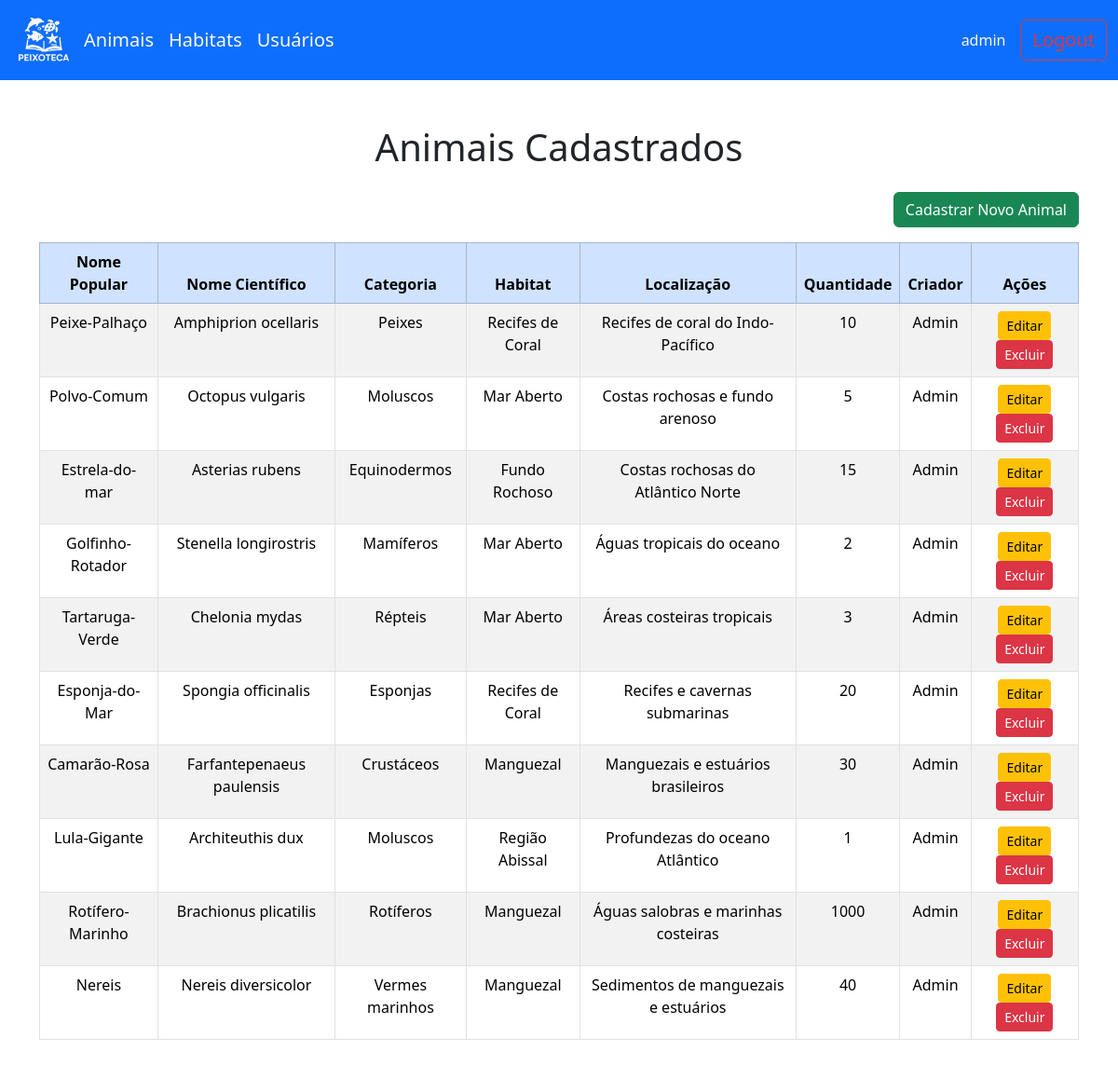
/animais/index.php (signed in), run on the app's committed database.
### tables this page shows
CREATE TABLE `animais` (
  `id` integer PRIMARY KEY AUTO_INCREMENT,
  `nome_popular` varchar(255) NOT NULL,
  `nome_cientifico` varchar(255) NOT NULL,
  `id_categoria` integer NOT NULL,
  `id_criador` integer NOT NULL,
  `id_habitat` integer NOT NULL,
  `localizacao` text NOT NULL,
  `quantidade` integer NOT NULL
);

CREATE TABLE `categorias` (
  `id` integer PRIMARY KEY AUTO_INCREMENT,
  `descricao` varchar(255) NOT NULL
);

CREATE TABLE `habitats` (
  `id` integer PRIMARY KEY AUTO_INCREMENT,
  `descricao` varchar(255) NOT NULL
);

CREATE TABLE `usuarios` (
  `id` integer PRIMARY KEY AUTO_INCREMENT,
  `nome` varchar(255) NOT NULL,
  `login` varchar(255) NOT NULL,
  `senha` varchar(255) NOT NULL
);

### helpers.php (called while the page is built, shortened)
<?php
    function usuarioEstaLogado(): bool {
        return (isset($_SESSION['usuario_logado']) && empty($_SESSION['usuario_logado']) == false);
    }
?>

### animais/index.php (the view)
<?php
include "../components/header.php";
include "../components/nav.php";
require_once "../db/conn.php";
require_once "../helpers.php";
$usuario_logado = usuarioEstaLogado();
$sql = "SELECT a.*,
               c.descricao AS categoria,
               h.descricao AS habitat,
               u.nome AS criador
        FROM animais a
        JOIN categorias c ON a.id_categoria = c.id
        JOIN habitats h ON a.id_habitat = h.id
        JOIN usuarios u ON a.id_criador = u.id";
$animais = $pdo->query($sql)->fetchAll(PDO::FETCH_ASSOC);
?>
<div class="container my-4">
    <h1 class="text-center mb-4">Animais Cadastrados</h1>
    <?php if ($usuario_logado): ?>
        <div class="text-end mb-3">
            <a href="CadastrarAnimal.php" class="btn btn-success">Cadastrar Novo Animal</a>
        </div>
    <?php endif; ?>
    <?php if (count($animais) > 0): ?>
        <div class="table-responsive">
            <table class="table table-striped table-bordered text-center">
                <thead class="table-primary">
                    <tr>
                        <th>Nome Popular</th>
                        <th>Nome Científico</th>
                        <th>Categoria</th>
                        <th>Habitat</th>
                        <th>Localização</th>
                        <th>Quantidade</th>
                        <th>Criador</th>
                        <?php if ($usuario_logado): ?>
                            <th>Ações</th>
                        <?php endif; ?>
                    </tr>
                </thead>
                <tbody>
                    <?php foreach ($animais as $animal): ?>
                        <tr>
                            <td><?= htmlspecialchars($animal['nome_popular']) ?></td>
                            <td><?= htmlspecialchars($animal['nome_cientifico']) ?></td>
                            <td><?= htmlspecialchars($animal['categoria']) ?></td>
                            <td><?= htmlspecialchars($animal['habitat']) ?></td>
                            <td><?= htmlspecialchars($animal['localizacao']) ?></td>
                            <td><?= $animal['quantidade'] ?></td>
                            <td><?= htmlspecialchars($animal['criador']) ?></td>
                            <?php if ($usuario_logado): ?>
                                <td>
                                <a href="EditarAnimal.php?id=<?= $animal['id'] ?>" class="btn btn-warning btn-sm">Editar</a>
                                    <a href="ExcluirAnimal.php?id=<?= $animal['id'] ?>"
                                       class="btn btn-danger btn-sm"
                                       onclick="return confirm('Deseja realmente excluir este animal?')">
                                        Excluir
                                    </a>
                                </td>
                            <?php endif; ?>
                        </tr>
                    <?php endforeach; ?>
                </tbody>
            </table>
        </div>
    <?php else: ?>
        <p class="text-center">Nenhum animal cadastrado até o momento.</p>
    <?php endif; ?>
</div>
<?php include "../components/footer.php"; ?>

### data on the page
animais: nome_popular "Peixe-Palhaço", nome_cientifico "Amphiprion ocellaris", id_categoria.descricao "Peixes", id_habitat.descricao "Recifes de Coral", localizacao "Recifes de coral do Indo-Pacífico", quantidade "10", id_criador.nome "Admin"
animais: nome_popular "Polvo-Comum", nome_cientifico "Octopus vulgaris", id_categoria.descricao "Moluscos", id_habitat.descricao "Mar Aberto", localizacao "Costas rochosas e fundo arenoso", quantidade "5", id_criador.nome "Admin"
animais: nome_popular "Estrela-do-mar", nome_cientifico "Asterias rubens", id_categoria.descricao "Equinodermos", id_habitat.descricao "Fundo Rochoso", localizacao "Costas rochosas do Atlântico Norte", quantidade "15", id_criador.nome "Admin"
animais: nome_popular "Golfinho-Rotador", nome_cientifico "Stenella longirostris", id_categoria.descricao "Mamíferos", id_habitat.descricao "Mar Aberto", localizacao "Águas tropicais do oceano", quantidade "2", id_criador.nome "Admin"
animais: nome_popular "Tartaruga-Verde", nome_cientifico "Chelonia mydas", id_categoria.descricao "Répteis", id_habitat.descricao "Mar Aberto", localizacao "Áreas costeiras tropicais", quantidade "3", id_criador.nome "Admin"
animais: nome_popular "Esponja-do-Mar", nome_cientifico "Spongia officinalis", id_categoria.descricao "Esponjas", id_habitat.descricao "Recifes de Coral", localizacao "Recifes e cavernas submarinas", quantidade "20", id_criador.nome "Admin"
animais: nome_popular "Camarão-Rosa", nome_cientifico "Farfantepenaeus paulensis", id_categoria.descricao "Crustáceos", id_habitat.descricao "Manguezal", localizacao "Manguezais e estuários brasileiros", quantidade "30", id_criador.nome "Admin"
animais: nome_popular "Lula-Gigante", nome_cientifico "Architeuthis dux", id_categoria.descricao "Moluscos", id_habitat.descricao "Região Abissal", localizacao "Profundezas do oceano Atlântico", quantidade "1", id_criador.nome "Admin"
animais: nome_popular "Rotífero-Marinho", nome_cientifico "Brachionus plicatilis", id_categoria.descricao "Rotíferos", id_habitat.descricao "Manguezal", localizacao "Águas salobras e marinhas costeiras", quantidade "1000", id_criador.nome "Admin"
animais: nome_popular "Nereis", nome_cientifico "Nereis diversicolor", id_categoria.descricao "Vermes marinhos", id_habitat.descricao "Manguezal", localizacao "Sedimentos de manguezais e estuários", quantidade "40", id_criador.nome "Admin"

### other printed values
$_SESSION['usuario_logado'] "admin"
